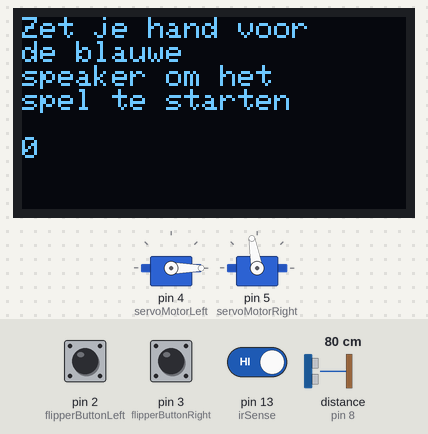
The sketch below on a simulated Arduino Uno, built with avr-gcc and run on an emulated ATmega328P. Shown: 128×64 one-colour display, 2 × servo. Wiring (inferred from the names in the program): ultrasonic range finder: trigger pin 7; echo pin 8. The inputs (shaded band) are chosen by the test bench; at power-on: distance to the obstacle (sensor on pin 8) 80 cm, pin 2 (flipperButtonLeft) HIGH, pin 3 (flipperButtonRight) HIGH, pin 13 (irSense) HIGH. The echo pulse lasts 58.3 µs per cm; what the sketch prints to the serial monitor is not drawn.

Above: at 1.2 s.
1.3 s: distance to the obstacle (sensor on pin 8) set to 12 cm
2.8 s: distance to the obstacle (sensor on pin 8) set to 9 cm
At 3.5 s:
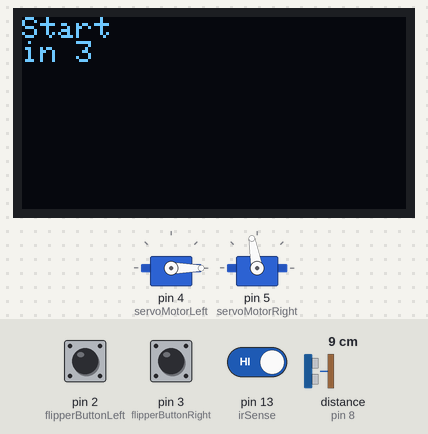
5.8 s: pin 2 (flipperButtonLeft) pulled LOW for 0.15 s
At 6.4 s:
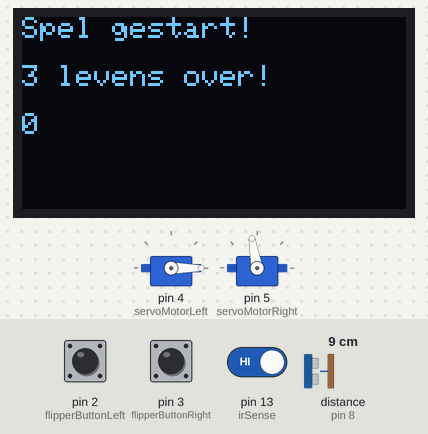
8.9 s: pin 3 (flipperButtonRight) pulled LOW for 0.15 s
At 9.0 s:
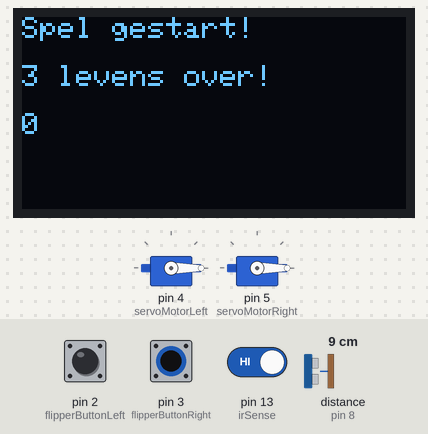
10.5 s: pin 13 (irSense) driven LOW
At 11.6 s:
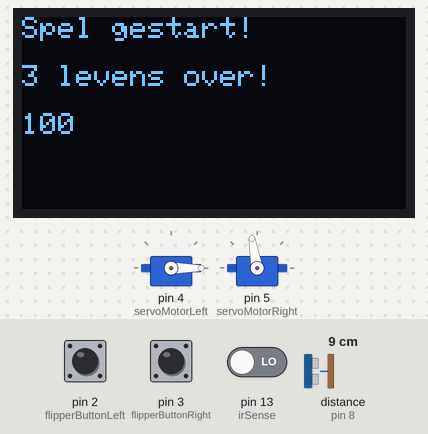
13.5 s: pin 13 (irSense) driven HIGH
At 29.7 s:
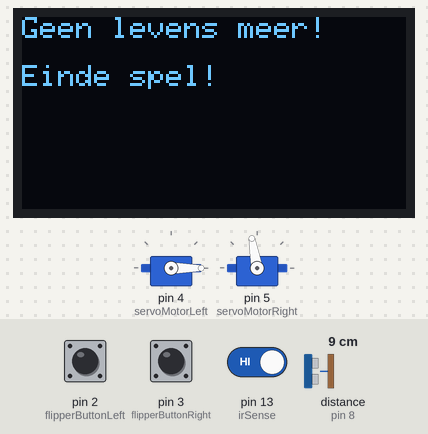
Timing chart, 0 to 30.1 s (numbered marks = the images above; inputs shaded):
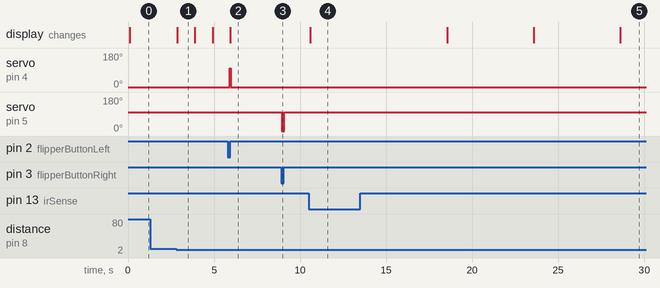

The sketch:

Flipperkast-code.ino
```cpp
#include <Servo.h>
#include <Wire.h>              //communicatie I2C
#include <Adafruit_GFX.h>      //library voor de tekst
#include <Adafruit_SSD1306.h>  //library voor de oled scherm

#define SCREEN_WIDTH 128
#define SCREEN_HEIGHT 64


// Declaratie voor een SSD1306-scherm aangesloten via I2C (SDA- en SCL-pinnen)
#define OLED_RESET -1  // Resetpin (of -1 als de Arduino-resetpin gedeeld wordt)
Adafruit_SSD1306 display(SCREEN_WIDTH, SCREEN_HEIGHT, &Wire, OLED_RESET);


Servo leftServo;
Servo rightServo;

// Speler info
String name = "Dean";
String machine = "Flipperkast_Dean";

// Ultrasoon variabelen
const int trigPin = 7;
const int echoPin = 8;
float duration, distance;

// Variabelen voor de flippers
const int flipperButtonLeft = 2;
const int flipperButtonRight = 3;
const int flipperUp = 100;  // Hoek waarin de flipper actief staat
const int servoMotorLeft = 4;
const int servoMotorRight = 5;

// IR-sensor detecteert wanneer de bal passeert
const int irSense = 13;

// Spelvariabelen
long points = 0;
int lives = 3;


// Houdt bij of het spel al gestart is
bool gameStarted = false;

// Tijdstip waarop voor het laatst punten zijn verdiend
unsigned long lastPointTime = 0;

// Tijdstip waarop de bal voor het laatst is gedetecteerd
unsigned long lastDetectionTime = 0;

// Cooldown voordat opnieuw punten verdiend kunnen worden
const unsigned long pointCooldown = 3000;

// Tijd zonder baldetectie voordat een leven verloren gaat
const unsigned long lifeTimeout = 5000;

void setup() {
  Serial.begin(9600);
  pinMode(irSense, INPUT);

  // Initialiseer met het I2C-adres 0x3C (gebruikelijk voor 128x64-schermen)
  // Werkt dit niet, probeer dan adres 0x3D
  if (!display.begin(SSD1306_SWITCHCAPVCC, 0x3C)) {
    Serial.println(F("SSD1306 initialisatie mislukt"));
    for (;;)
      ;  // Niet verder gaan, blijf oneindig herhalen
  }

  // Scherm leegmaken
  display.clearDisplay();

  // Tekst op scherm weergeven
  display.setTextSize(1);
  display.setTextColor(SSD1306_WHITE);
  display.display();

  // Instellen pins ultrasoon
  pinMode(trigPin, OUTPUT);
  pinMode(echoPin, INPUT);

  // Instellen van de pinnen voor de flipperknoppen
  pinMode(flipperButtonLeft, INPUT_PULLUP);   // Knop indrukken = LOW
  pinMode(flipperButtonRight, INPUT_PULLUP);  // Knop indrukken = LOW

  // // Servo's aansluiten
  leftServo.attach(servoMotorLeft);    // servo aansluiten op pin 4
  rightServo.attach(servoMotorRight);  // servo aansluiten op pin 5

  // Beginpositie van de Servo's instellen
  leftServo.write(0);
  rightServo.write(flipperUp);
}

void loop() {
  // Alleen meten zolang het spel nog niet gestart is
  if (!gameStarted) {
  ultraSonic();

  // Alleen starten als er iets binnen 10 cm van de sensor zit
  if (distance <= 10.0 && distance > 0.0) {

    for (int countdown = 3; countdown > 0; countdown--) {
      display.clearDisplay();
      display.setCursor(0, 0);

      display.println("Start");
      display.print("in ");
      display.println(countdown);

      display.display();

      delay(1000);
    }

    gameStarted = true;
    lastDetectionTime = millis();
  }
}

  flipperButtons();

  int detectSensor = digitalRead(irSense);

  // Scherm leegmaken
  display.clearDisplay();

  // Tekst op scherm weergeven
  display.setCursor(0, 0);

  if (gameStarted == true) {  //Tekst bij begin van het spel
    display.println("Spel gestart!");
    display.println();
    remainingLives();
    display.println();
  } else {
    display.println("Zet je hand voor");  // Start tekst op het oled scherm
    display.println("de blauwe");
    display.println("speaker om het");
    display.println("spel te starten");
  }

  display.println();
  display.println(points);

  display.display();

  if (gameStarted) {

    if (detectSensor == LOW) {

      // Opslaan wanneer de bal voor het laatst gezien is
      lastDetectionTime = millis();

      if (millis() - lastPointTime >= pointCooldown) {   // Reset de tijd van millis() naar 0 zodat de cooldown kan worden getelt
        points += 100;
        lastPointTime = millis();
      }
    }

    // 5 seconden geen bal gezien = leven kwijt
    if (millis() - lastDetectionTime >= lifeTimeout) {

      lives--;

      lastDetectionTime = millis();

      if (lives <= 0) {
        endGame();
      }
    }
  }
}

//Ultrasoon sensor logica
void ultraSonic() {
  digitalWrite(trigPin, LOW);
  delayMicroseconds(2);

  // Verstuur een ultrasone puls van 10 microseconden
  digitalWrite(trigPin, HIGH);
  delayMicroseconds(10);
  digitalWrite(trigPin, LOW);

  duration = pulseIn(echoPin, HIGH);

  distance = (duration * 0.0343) / 2;
  // Bereken de afstand in centimeters
  // 0,0343 cm/µs is de snelheid van geluid
  // Delen door 2 omdat het geluid heen en terug reist

  // Serial.print("Distance: ");
  // Serial.println(distance);
}

//Flipper logica
void flipperButtons() {
  // Status van de linker flipperknop uitlezen
  int flipperStatusLeft = digitalRead(flipperButtonLeft);

  if (flipperStatusLeft == LOW) {
    leftServo.write(flipperUp);
  } else {
    leftServo.write(0);
  }

  // Status van de rechter flipperknop uitlezen
  int flipperStatusRight = digitalRead(flipperButtonRight);

  if (flipperStatusRight == LOW) {
    rightServo.write(0);
  } else {
    rightServo.write(flipperUp);
  }
}

// Verstuur eindscore via de seriële monitor
// Formaat: naam,score,flipperkast
void endGame() {
  display.clearDisplay();
  display.setCursor(0, 0);

  display.println("Geen levens meer!");
  display.println();
  display.println("Einde spel!");

  display.display();

  // Speler data verzenden met via serial
  Serial.print(name);
  Serial.print(",");
  Serial.print(String(points));
  Serial.print(",");
  Serial.println(machine);

  delay(10000);  // 10 seconden wachttijd voordat het spel reset

  // Spel reset naar de originele waarden
  lives = 3;
  points = 0;
  gameStarted = false;
}

// Tekst voor overige levens
void remainingLives() {
  switch (lives) {
    case 3:
      display.print("3 levens over!");
      break;
    case 2:
      display.print("2 levens over!");
      break;
    case 1:
      display.print("1 leven over!");
      break;
    default:  //Voor de mogelijkheid om meerdere levens te kunnen winnen (dan kan je bijvoorbeeld 4 levens op het scherm zien)
      display.print(lives);
      display.print(" levens over!");
      break;
  }
}
```

Measured:
- the behaviour switches between 11 and 10 cm on distance to the obstacle (sensor on pin 8) (found by bisection; images 0 and 1)
- after the input at 1.3 s, every drawn part: stays the same
- after the input at 2.8 s, the display: changes after 0.06 s (image 1)
- after the input at 5.8 s, servo on pin 4 (servoMotorLeft): 0° → 100° after 0.11 s, → 0° 0.06 s later
- after the input at 8.9 s, servo on pin 5 (servoMotorRight): 100° → 0° at once, → 100° 0.15 s later
- after the input at 10.5 s, the display: changes after 0.09 s (image 4)
